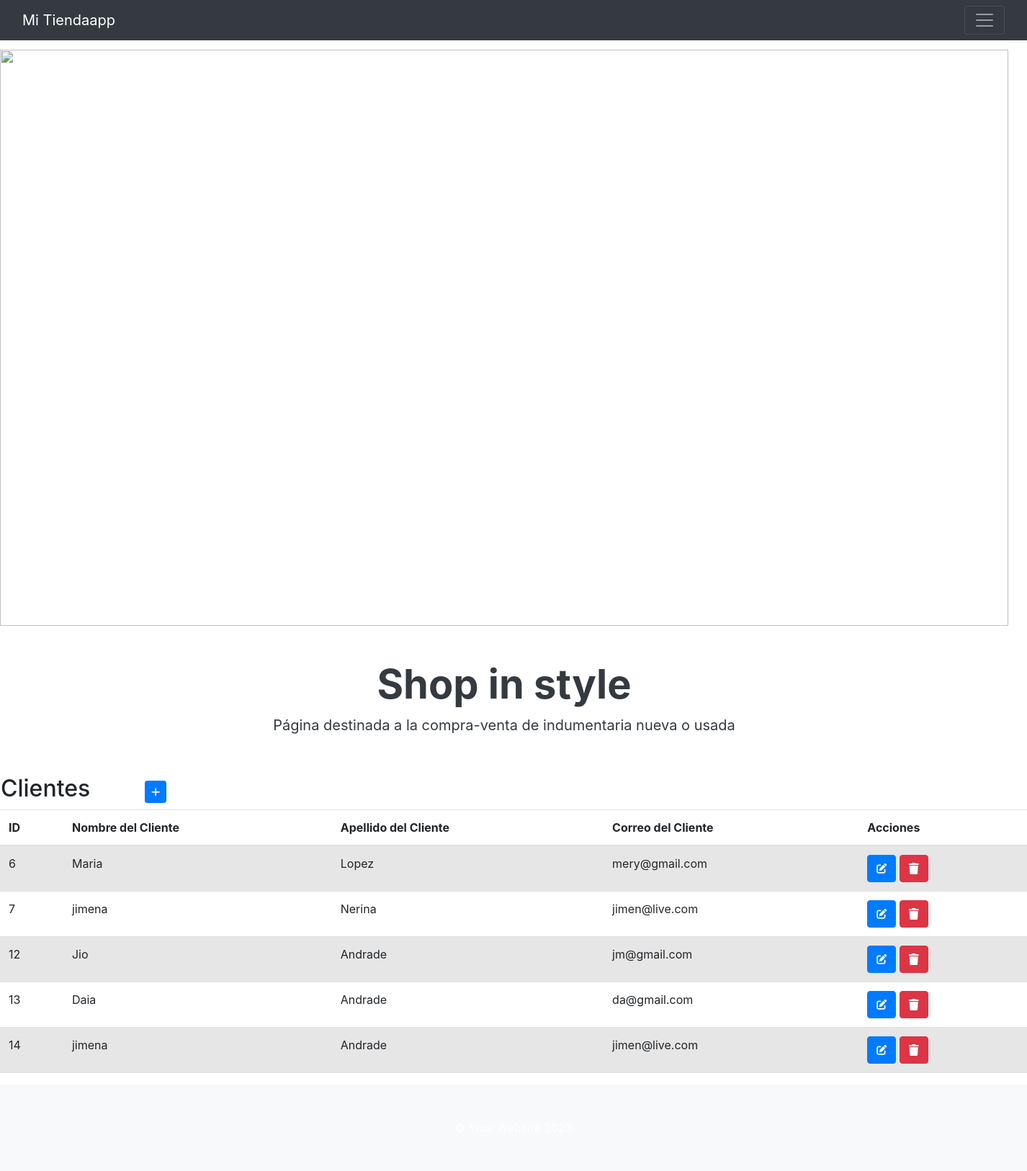
The page /clientes/ (signed in) on the database as committed earlier.
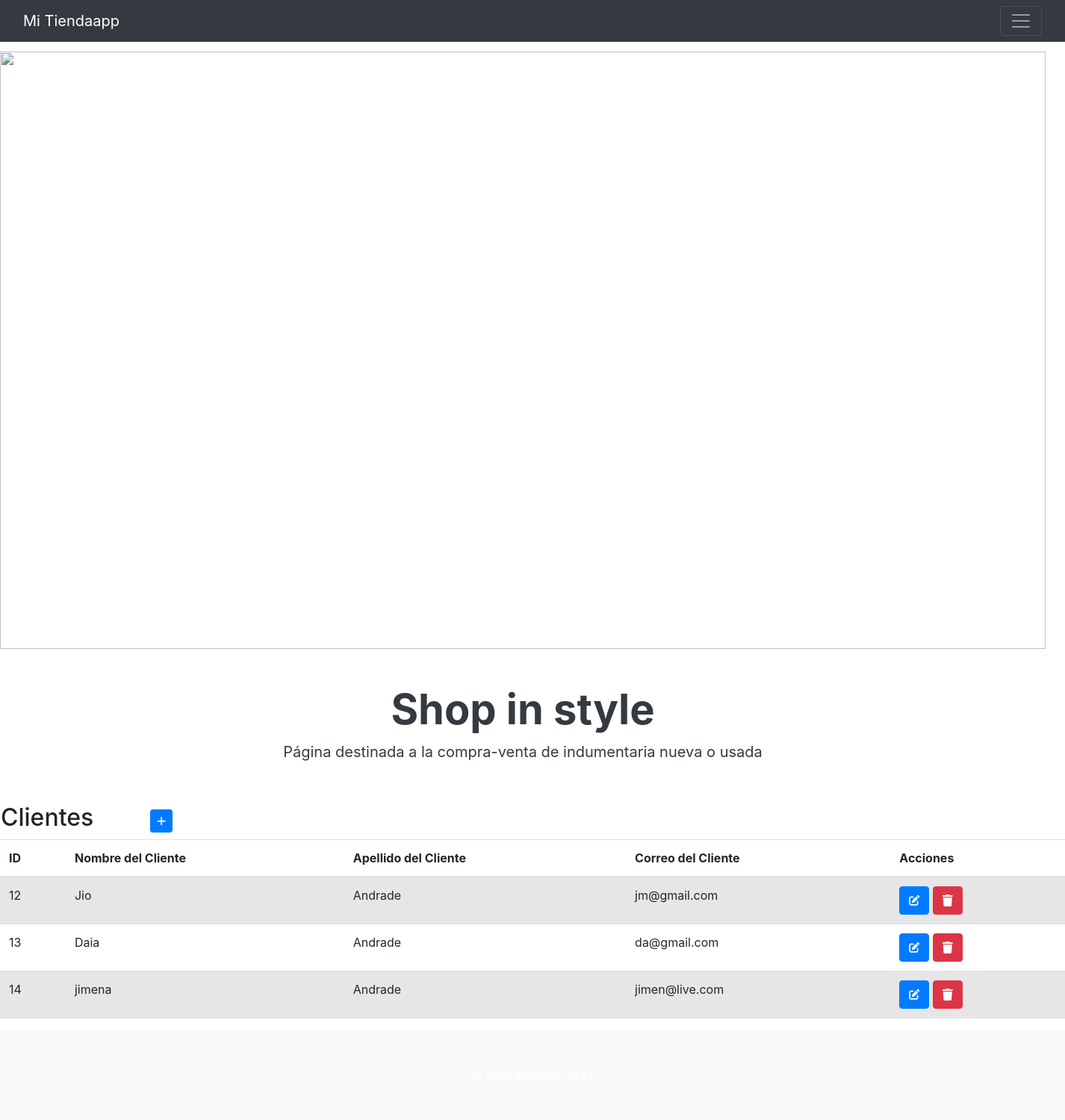
The same page on the database as committed later.
### tiendaapp/models.py (models this page shows, shortened)
class Clientes(models.Model):
    nombre = models.CharField(max_length=100, blank=False)
    apellido = models.CharField(max_length=100, blank=False)
    correo = models.EmailField(blank=False)
    class Meta:
        verbose_name = "Cliente"
        verbose_name_plural = "Clientes"

### tiendaapp/views.py (the view)
# urls.py: path('clientes/', ClienteList.as_view(), name='clientes'),
class ClienteList(LoginRequiredMixin, ListView):
    model = Clientes

### tiendaapp/templates/tiendaapp/clientes_list.html (shortened to what this page needs)
{% extends 'tiendaapp/base.html' %}
{% load static %}
{% block contenido %}
<table>
    <tr>
        <td width="200"><h2>Clientes</h2></td>
        <td>
            <a
            href="{% url 'create_cliente' %}"
            class="btn btn-primary btn-sm"
            ><i class="fa-solid fa-plus" title="New Record"> </i>
            </a>
        </td>
    </tr>
</table>
<table class="table table-striped">
    <thead>
        <tr>
            <th>ID</th>
            <th>Nombre del Cliente</th>
            <th>Apellido del Cliente</th>
            <th>Correo del Cliente</th>
            <th>Acciones</th>
        </tr>
    </thead>
    <tbody>
{% for c in clientes_list %}
        <tr>
            <td>{{c.id}}</td>
            <td>{{c.nombre}}</td>
            <td>{{c.apellido}}</td>
            <td>{{c.correo}}</td>
            <td>
                <a
                  href="{% url 'update_cliente' c.id %}"
                  class="btn btn-primary"
                  style="--bs-btn-padding-y: .25rem; --bs-btn-padding-x: .5rem; --bs-btn-font-size: .75rem;">
                  <i class= "fa fa-edit fa-sm" title="Edit Record"></i>
                </a>
                <a
                  href="{% url 'delete_cliente' c.id %}"
                  class="btn btn-danger"
                  style="--bs-btn-padding-y: .25rem; --bs-btn-padding-x: .5rem; --bs-btn-font-size: .75rem;">
                  <i class="fa-solid fa-trash"></i>
                </a>
            </td>
        </tr>
{% endfor %}
    </tbody>
</table>
{% endblock contenido %}

Rows that differ between the two databases and show on the page:
removed Clientes: id "6", nombre "Maria", apellido "Lopez", correo "mery@gmail.com"
removed Clientes: id "7", nombre "jimena", apellido "Nerina", correo "jimen@live.com"
